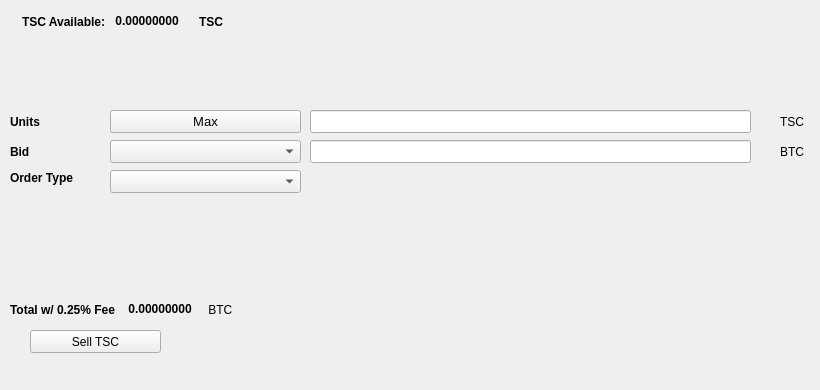
   <widget class="QWidget" name="SellTab">
    <attribute name="title">
     <string>Sell</string>
    </attribute>
    <widget class="QLabel" name="label_16">
     <property name="geometry">
      <rect>
       <x>780</x>
       <y>140</y>
       <width>31</width>
       <height>23</height>
      </rect>
     </property>
     <property name="text">
      <string>BTC</string>
     </property>
    </widget>
    <widget class="QComboBox" name="SellBidcomboBox">
     <property name="geometry">
      <rect>
       <x>110</x>
       <y>140</y>
       <width>191</width>
       <height>23</height>
      </rect>
     </property>
     <property name="font">
      <font>
       <pointsize>10</pointsize>
      </font>
     </property>
    </widget>
    <widget class="QLabel" name="label_18">
     <property name="geometry">
      <rect>
       <x>10</x>
       <y>110</y>
       <width>46</width>
       <height>23</height>
      </rect>
     </property>
     <property name="font">
      <font>
       <weight>75</weight>
       <bold>true</bold>
      </font>
     </property>
     <property name="text">
      <string>Units</string>
     </property>
    </widget>
    <widget class="QPushButton" name="Sell_Max_Amount">
     <property name="geometry">
      <rect>
       <x>110</x>
       <y>110</y>
       <width>191</width>
       <height>23</height>
      </rect>
     </property>
     <property name="font">
      <font>
       <pointsize>10</pointsize>
      </font>
     </property>
     <property name="text">
      <string>Max</string>
     </property>
    </widget>
    <widget class="QLabel" name="label_20">
     <property name="geometry">
      <rect>
       <x>10</x>
       <y>170</y>
       <width>91</width>
       <height>16</height>
      </rect>
     </property>
     <property name="font">
      <font>
       <weight>75</weight>
       <bold>true</bold>
      </font>
     </property>
     <property name="text">
      <string>Order Type</string>
     </property>
    </widget>
    <widget class="QComboBox" name="SellOrdertypeCombo">
     <property name="geometry">
      <rect>
       <x>110</x>
       <y>170</y>
       <width>191</width>
       <height>23</height>
      </rect>
     </property>
     <property name="font">
      <font>
       <pointsize>10</pointsize>
      </font>
     </property>
    </widget>
    <widget class="QLabel" name="label_21">
     <property name="geometry">
      <rect>
       <x>10</x>
       <y>140</y>
       <width>46</width>
       <height>23</height>
      </rect>
     </property>
     <property name="font">
      <font>
       <weight>75</weight>
       <bold>true</bold>
      </font>
     </property>
     <property name="text">
      <string>Bid</string>
     </property>
    </widget>
    <widget class="QLabel" name="label_22">
     <property name="geometry">
      <rect>
       <x>780</x>
       <y>110</y>
       <width>31</width>
       <height>23</height>
      </rect>
     </property>
     <property name="text">
      <string>TSC</string>
     </property>
    </widget>
    <widget class="QLineEdit" name="UnitsInputTSC">
     <property name="geometry">
      <rect>
       <x>310</x>
       <y>110</y>
       <width>441</width>
       <height>23</height>
      </rect>
     </property>
     <property name="font">
      <font>
       <pointsize>9</pointsize>
       <weight>75</weight>
       <bold>true</bold>
      </font>
     </property>
    </widget>
    <widget class="QLineEdit" name="SellBidPriceEdit">
     <property name="geometry">
      <rect>
       <x>310</x>
       <y>140</y>
       <width>441</width>
       <height>23</height>
      </rect>
     </property>
     <property name="font">
      <font>
       <pointsize>9</pointsize>
       <weight>75</weight>
       <bold>true</bold>
      </font>
     </property>
    </widget>
    <widget class="QPushButton" name="SellTSCBTN">
     <property name="geometry">
      <rect>
       <x>30</x>
       <y>330</y>
       <width>131</width>
       <height>23</height>
      </rect>
     </property>
     <property name="text">
      <string>Sell TSC</string>
     </property>
     <property name="icon">
      <iconset resource="../testcoin">
       <normaloff>:/icons/bitcoin</normaloff>:/icons/bitcoin</iconset>
     </property>
    </widget>
    <widget class="QWidget" name="layoutWidget3">
     <property name="geometry">
      <rect>
       <x>22</x>
       <y>12</y>
       <width>258</width>
       <height>19</height>
      </rect>
     </property>
     <layout class="QHBoxLayout" name="horizontalLayout">
      <item>
       <widget class="QLabel" name="label232_2">
        <property name="font">
         <font>
          <weight>75</weight>
          <bold>true</bold>
         </font>
        </property>
        <property name="text">
         <string>TSC Available:</string>
        </property>
       </widget>
      </item>
      <item>
       <widget class="QLabel" name="TSCAvailableLabel">
        <property name="palette">
         <palette>
          <active>
           <colorrole role="WindowText">
            <brush brushstyle="SolidPattern">
             <color alpha="255">
              <red>0</red>
              <green>0</green>
              <blue>0</blue>
             </color>
            </brush>
           </colorrole>
           <colorrole role="Button">
            <brush brushstyle="SolidPattern">
             <color alpha="255">
              <red>0</red>
              <green>170</green>
              <blue>0</blue>
             </color>
            </brush>
           </colorrole>
           <colorrole role="Light">
            <brush brushstyle="SolidPattern">
             <color alpha="255">
              <red>0</red>
              <green>255</green>
              <blue>0</blue>
             </color>
            </brush>
           </colorrole>
           <colorrole role="Midlight">
            <brush brushstyle="SolidPattern">
             <color alpha="255">
              <red>0</red>
              <green>212</green>
              <blue>0</blue>
             </color>
            </brush>
           </colorrole>
           <colorrole role="Dark">
            <brush brushstyle="SolidPattern">
             <color alpha="255">
              <red>0</red>
              <green>85</green>
              <blue>0</blue>
             </color>
            </brush>
           </colorrole>
           <colorrole role="Mid">
            <brush brushstyle="SolidPattern">
             <color alpha="255">
              <red>0</red>
              <green>113</green>
              <blue>0</blue>
             </color>
            </brush>
           </colorrole>
           <colorrole role="Text">
            <brush brushstyle="SolidPattern">
             <color alpha="255">
              <red>0</red>
              <green>170</green>
              <blue>0</blue>
             </color>
            </brush>
           </colorrole>
           <colorrole role="BrightText">
            <brush brushstyle="SolidPattern">
             <color alpha="255">
              <red>255</red>
              <green>255</green>
              <blue>255</blue>
             </color>
            </brush>
           </colorrole>
           <colorrole role="ButtonText">
            <brush brushstyle="SolidPattern">
             <color alpha="255">
              <red>0</red>
              <green>0</green>
              <blue>0</blue>
             </color>
            </brush>
           </colorrole>
           <colorrole role="Base">
            <brush brushstyle="SolidPattern">
             <color alpha="255">
              <red>255</red>
              <green>255</green>
              <blue>255</blue>
             </color>
            </brush>
           </colorrole>
           <colorrole role="Window">
            <brush brushstyle="SolidPattern">
             <color alpha="255">
              <red>0</red>
              <green>170</green>
              <blue>0</blue>
             </color>
            </brush>
           </colorrole>
           <colorrole role="Shadow">
            <brush brushstyle="SolidPattern">
             <color alpha="255">
              <red>0</red>
              <green>0</green>
              <blue>0</blue>
             </color>
            </brush>
           </colorrole>
           <colorrole role="AlternateBase">
            <brush brushstyle="SolidPattern">
             <color alpha="255">
              <red>127</red>
              <green>212</green>
              <blue>127</blue>
             </color>
            </brush>
           </colorrole>
           <colorrole role="ToolTipBase">
            <brush brushstyle="SolidPattern">
             <color alpha="255">
              <red>255</red>
              <green>255</green>
              <blue>220</blue>
             </color>
            </brush>
           </colorrole>
           <colorrole role="ToolTipText">
            <brush brushstyle="SolidPattern">
             <color alpha="255">
              <red>0</red>
              <green>0</green>
              <blue>0</blue>
             </color>
            </brush>
           </colorrole>
          </active>
          <inactive>
           <colorrole role="WindowText">
            <brush brushstyle="SolidPattern">
             <color alpha="255">
              <red>0</red>
              <green>0</green>
              <blue>0</blue>
             </color>
            </brush>
           </colorrole>
           <colorrole role="Button">
            <brush brushstyle="SolidPattern">
             <color alpha="255">
              <red>0</red>
              <green>170</green>
              <blue>0</blue>
             </color>
            </brush>
           </colorrole>
           <colorrole role="Light">
            <brush brushstyle="SolidPattern">
             <color alpha="255">
              <red>0</red>
              <green>255</green>
              <blue>0</blue>
             </color>
            </brush>
           </colorrole>
           <colorrole role="Midlight">
            <brush brushstyle="SolidPattern">
             <color alpha="255">
              <red>0</red>
              <green>212</green>
              <blue>0</blue>
             </color>
            </brush>
           </colorrole>
           <colorrole role="Dark">
            <brush brushstyle="SolidPattern">
             <color alpha="255">
              <red>0</red>
              <green>85</green>
              <blue>0</blue>
             </color>
            </brush>
           </colorrole>
           <colorrole role="Mid">
            <brush brushstyle="SolidPattern">
             <color alpha="255">
              <red>0</red>
              <green>113</green>
              <blue>0</blue>
             </color>
            </brush>
           </colorrole>
           <colorrole role="Text">
            <brush brushstyle="SolidPattern">
             <color alpha="255">
              <red>0</red>
              <green>170</green>
              <blue>0</blue>
             </color>
            </brush>
           </colorrole>
           <colorrole role="BrightText">
            <brush brushstyle="SolidPattern">
             <color alpha="255">
              <red>255</red>
              <green>255</green>
              <blue>255</blue>
             </color>
            </brush>
           </colorrole>
           <colorrole role="ButtonText">
            <brush brushstyle="SolidPattern">
             <color alpha="255">
              <red>0</red>
              <green>0</green>
              <blue>0</blue>
             </color>
            </brush>
           </colorrole>
           <colorrole role="Base">
            <brush brushstyle="SolidPattern">
             <color alpha="255">
              <red>255</red>
              <green>255</green>
              <blue>255</blue>
             </color>
            </brush>
           </colorrole>
           <colorrole role="Window">
            <brush brushstyle="SolidPattern">
             <color alpha="255">
              <red>0</red>
              <green>170</green>
              <blue>0</blue>
             </color>
            </brush>
           </colorrole>
           <colorrole role="Shadow">
            <brush brushstyle="SolidPattern">
             <color alpha="255">
              <red>0</red>
              <green>0</green>
              <blue>0</blue>
             </color>
            </brush>
           </colorrole>
           <colorrole role="AlternateBase">
            <brush brushstyle="SolidPattern">
             <color alpha="255">
              <red>127</red>
              <green>212</green>
              <blue>127</blue>
             </color>
            </brush>
           </colorrole>
           <colorrole role="ToolTipBase">
            <brush brushstyle="SolidPattern">
             <color alpha="255">
              <red>255</red>
              <green>255</green>
              <blue>220</blue>
             </color>
            </brush>
           </colorrole>
           <colorrole role="ToolTipText">
            <brush brushstyle="SolidPattern">
             <color alpha="255">
              <red>0</red>
              <green>0</green>
              <blue>0</blue>
             </color>
            </brush>
           </colorrole>
          </inactive>
          <disabled>
           <colorrole role="WindowText">
            <brush brushstyle="SolidPattern">
             <color alpha="255">
              <red>0</red>
              <green>85</green>
              <blue>0</blue>
             </color>
            </brush>
           </colorrole>
           <colorrole role="Button">
            <brush brushstyle="SolidPattern">
             <color alpha="255">
              <red>0</red>
              <green>170</green>
              <blue>0</blue>
             </color>
            </brush>
           </colorrole>
           <colorrole role="Light">
            <brush brushstyle="SolidPattern">
             <color alpha="255">
              <red>0</red>
              <green>255</green>
              <blue>0</blue>
             </color>
            </brush>
           </colorrole>
           <colorrole role="Midlight">
            <brush brushstyle="SolidPattern">
             <color alpha="255">
              <red>0</red>
              <green>212</green>
              <blue>0</blue>
             </color>
            </brush>
           </colorrole>
           <colorrole role="Dark">
            <brush brushstyle="SolidPattern">
             <color alpha="255">
              <red>0</red>
              <green>85</green>
              <blue>0</blue>
             </color>
            </brush>
           </colorrole>
           <colorrole role="Mid">
            <brush brushstyle="SolidPattern">
             <color alpha="255">
              <red>0</red>
              <green>113</green>
              <blue>0</blue>
             </color>
            </brush>
           </colorrole>
           <colorrole role="Text">
            <brush brushstyle="SolidPattern">
             <color alpha="255">
              <red>0</red>
              <green>85</green>
              <blue>0</blue>
             </color>
            </brush>
           </colorrole>
           <colorrole role="BrightText">
            <brush brushstyle="SolidPattern">
             <color alpha="255">
              <red>255</red>
              <green>255</green>
              <blue>255</blue>
             </color>
            </brush>
           </colorrole>
           <colorrole role="ButtonText">
            <brush brushstyle="SolidPattern">
             <color alpha="255">
              <red>0</red>
              <green>85</green>
              <blue>0</blue>
             </color>
            </brush>
           </colorrole>
           <colorrole role="Base">
            <brush brushstyle="SolidPattern">
             <color alpha="255">
              <red>0</red>
              <green>170</green>
              <blue>0</blue>
             </color>
            </brush>
           </colorrole>
           <colorrole role="Window">
            <brush brushstyle="SolidPattern">
             <color alpha="255">
              <red>0</red>
              <green>170</green>
              <blue>0</blue>
             </color>
            </brush>
           </colorrole>
           <colorrole role="Shadow">
            <brush brushstyle="SolidPattern">
             <color alpha="255">
              <red>0</red>
              <green>0</green>
              <blue>0</blue>
             </color>
            </brush>
           </colorrole>
           <colorrole role="AlternateBase">
            <brush brushstyle="SolidPattern">
             <color alpha="255">
              <red>0</red>
              <green>170</green>
              <blue>0</blue>
             </color>
            </brush>
           </colorrole>
           <colorrole role="ToolTipBase">
            <brush brushstyle="SolidPattern">
             <color alpha="255">
              <red>255</red>
              <green>255</green>
              <blue>220</blue>
             </color>
            </brush>
           </colorrole>
           <colorrole role="ToolTipText">
            <brush brushstyle="SolidPattern">
             <color alpha="255">
              <red>0</red>
              <green>0</green>
              <blue>0</blue>
             </color>
            </brush>
           </colorrole>
          </disabled>
         </palette>
        </property>
        <property name="font">
         <font>
          <weight>75</weight>
          <bold>true</bold>
         </font>
        </property>
        <property name="text">
         <string> 0.00000000 </string>
        </property>
        <property name="textInteractionFlags">
         <set>Qt::LinksAccessibleByMouse|Qt::TextSelectableByKeyboard|Qt::TextSelectableByMouse</set>
        </property>
       </widget>
      </item>
      <item>
       <widget class="QLabel" name="labelTSC">
        <property name="font">
         <font>
          <weight>75</weight>
          <bold>true</bold>
         </font>
        </property>
        <property name="text">
         <string>TSC</string>
        </property>
       </widget>
      </item>
     </layout>
    </widget>
    <widget class="QWidget" name="layoutWidget">
     <property name="geometry">
      <rect>
       <x>10</x>
       <y>300</y>
       <width>268</width>
       <height>19</height>
      </rect>
     </property>
     <layout class="QHBoxLayout" name="horizontalLayout_2">
      <item>
       <widget class="QLabel" name="label_19">
        <property name="font">
         <font>
          <weight>75</weight>
          <bold>true</bold>
         </font>
        </property>
        <property name="text">
         <string>Total w/ 0.25% Fee </string>
        </property>
       </widget>
      </item>
      <item>
       <widget class="QLabel" name="SellCostLabel">
        <property name="palette">
         <palette>
          <active>
           <colorrole role="WindowText">
            <brush brushstyle="SolidPattern">
             <color alpha="255">
              <red>0</red>
              <green>0</green>
              <blue>0</blue>
             </color>
            </brush>
           </colorrole>
           <colorrole role="Button">
            <brush brushstyle="SolidPattern">
             <color alpha="255">
              <red>0</red>
              <green>170</green>
              <blue>0</blue>
             </color>
            </brush>
           </colorrole>
           <colorrole role="Light">
            <brush brushstyle="SolidPattern">
             <color alpha="255">
              <red>0</red>
              <green>255</green>
              <blue>0</blue>
             </color>
            </brush>
           </colorrole>
           <colorrole role="Midlight">
            <brush brushstyle="SolidPattern">
             <color alpha="255">
              <red>0</red>
              <green>212</green>
              <blue>0</blue>
             </color>
            </brush>
           </colorrole>
           <colorrole role="Dark">
            <brush brushstyle="SolidPattern">
             <color alpha="255">
              <red>0</red>
              <green>85</green>
              <blue>0</blue>
             </color>
            </brush>
           </colorrole>
           <colorrole role="Mid">
            <brush brushstyle="SolidPattern">
             <color alpha="255">
              <red>0</red>
              <green>113</green>
              <blue>0</blue>
             </color>
            </brush>
           </colorrole>
           <colorrole role="Text">
            <brush brushstyle="SolidPattern">
             <color alpha="255">
              <red>0</red>
              <green>170</green>
              <blue>0</blue>
             </color>
            </brush>
           </colorrole>
           <colorrole role="BrightText">
            <brush brushstyle="SolidPattern">
             <color alpha="255">
              <red>255</red>
              <green>255</green>
              <blue>255</blue>
             </color>
            </brush>
           </colorrole>
           <colorrole role="ButtonText">
            <brush brushstyle="SolidPattern">
             <color alpha="255">
              <red>0</red>
              <green>0</green>
              <blue>0</blue>
             </color>
            </brush>
           </colorrole>
           <colorrole role="Base">
            <brush brushstyle="SolidPattern">
             <color alpha="255">
              <red>255</red>
              <green>255</green>
              <blue>255</blue>
             </color>
            </brush>
           </colorrole>
           <colorrole role="Window">
            <brush brushstyle="SolidPattern">
             <color alpha="255">
              <red>0</red>
              <green>170</green>
              <blue>0</blue>
             </color>
            </brush>
           </colorrole>
           <colorrole role="Shadow">
            <brush brushstyle="SolidPattern">
             <color alpha="255">
              <red>0</red>
              <green>0</green>
              <blue>0</blue>
             </color>
            </brush>
           </colorrole>
           <colorrole role="AlternateBase">
            <brush brushstyle="SolidPattern">
             <color alpha="255">
              <red>127</red>
              <green>212</green>
              <blue>127</blue>
             </color>
            </brush>
           </colorrole>
           <colorrole role="ToolTipBase">
            <brush brushstyle="SolidPattern">
             <color alpha="255">
              <red>255</red>
              <green>255</green>
              <blue>220</blue>
             </color>
            </brush>
           </colorrole>
           <colorrole role="ToolTipText">
            <brush brushstyle="SolidPattern">
             <color alpha="255">
              <red>0</red>
              <green>0</green>
              <blue>0</blue>
             </color>
            </brush>
           </colorrole>
          </active>
          <inactive>
           <colorrole role="WindowText">
            <brush brushstyle="SolidPattern">
             <color alpha="255">
              <red>0</red>
              <green>0</green>
              <blue>0</blue>
             </color>
            </brush>
           </colorrole>
           <colorrole role="Button">
            <brush brushstyle="SolidPattern">
             <color alpha="255">
              <red>0</red>
              <green>170</green>
              <blue>0</blue>
             </color>
            </brush>
           </colorrole>
           <colorrole role="Light">
            <brush brushstyle="SolidPattern">
             <color alpha="255">
              <red>0</red>
              <green>255</green>
              <blue>0</blue>
             </color>
            </brush>
           </colorrole>
           <colorrole role="Midlight">
            <brush brushstyle="SolidPattern">
             <color alpha="255">
              <red>0</red>
              <green>212</green>
              <blue>0</blue>
             </color>
            </brush>
           </colorrole>
           <colorrole role="Dark">
            <brush brushstyle="SolidPattern">
             <color alpha="255">
              <red>0</red>
              <green>85</green>
              <blue>0</blue>
             </color>
            </brush>
           </colorrole>
           <colorrole role="Mid">
            <brush brushstyle="SolidPattern">
             <color alpha="255">
              <red>0</red>
              <green>113</green>
              <blue>0</blue>
             </color>
            </brush>
           </colorrole>
           <colorrole role="Text">
            <brush brushstyle="SolidPattern">
             <color alpha="255">
              <red>0</red>
              <green>170</green>
              <blue>0</blue>
             </color>
            </brush>
           </colorrole>
           <colorrole role="BrightText">
            <brush brushstyle="SolidPattern">
             <color alpha="255">
              <red>255</red>
              <green>255</green>
              <blue>255</blue>
             </color>
            </brush>
           </colorrole>
           <colorrole role="ButtonText">
            <brush brushstyle="SolidPattern">
             <color alpha="255">
              <red>0</red>
              <green>0</green>
              <blue>0</blue>
             </color>
            </brush>
           </colorrole>
           <colorrole role="Base">
            <brush brushstyle="SolidPattern">
             <color alpha="255">
              <red>255</red>
              <green>255</green>
              <blue>255</blue>
             </color>
            </brush>
           </colorrole>
           <colorrole role="Window">
            <brush brushstyle="SolidPattern">
             <color alpha="255">
              <red>0</red>
              <green>170</green>
              <blue>0</blue>
             </color>
            </brush>
           </colorrole>
           <colorrole role="Shadow">
            <brush brushstyle="SolidPattern">
             <color alpha="255">
              <red>0</red>
              <green>0</green>
              <blue>0</blue>
             </color>
            </brush>
           </colorrole>
           <colorrole role="AlternateBase">
            <brush brushstyle="SolidPattern">
             <color alpha="255">
              <red>127</red>
              <green>212</green>
              <blue>127</blue>
             </color>
            </brush>
           </colorrole>
           <colorrole role="ToolTipBase">
            <brush brushstyle="SolidPattern">
             <color alpha="255">
              <red>255</red>
              <green>255</green>
              <blue>220</blue>
             </color>
            </brush>
           </colorrole>
           <colorrole role="ToolTipText">
            <brush brushstyle="SolidPattern">
             <color alpha="255">
              <red>0</red>
              <green>0</green>
              <blue>0</blue>
             </color>
            </brush>
           </colorrole>
          </inactive>
          <disabled>
           <colorrole role="WindowText">
            <brush brushstyle="SolidPattern">
             <color alpha="255">
              <red>0</red>
              <green>85</green>
              <blue>0</blue>
             </color>
            </brush>
           </colorrole>
           <colorrole role="Button">
            <brush brushstyle="SolidPattern">
             <color alpha="255">
              <red>0</red>
              <green>170</green>
              <blue>0</blue>
             </color>
            </brush>
           </colorrole>
           <colorrole role="Light">
            <brush brushstyle="SolidPattern">
             <color alpha="255">
              <red>0</red>
              <green>255</green>
              <blue>0</blue>
             </color>
            </brush>
           </colorrole>
           <colorrole role="Midlight">
            <brush brushstyle="SolidPattern">
             <color alpha="255">
              <red>0</red>
              <green>212</green>
              <blue>0</blue>
             </color>
            </brush>
           </colorrole>
           <colorrole role="Dark">
            <brush brushstyle="SolidPattern">
             <color alpha="255">
              <red>0</red>
              <green>85</green>
              <blue>0</blue>
             </color>
            </brush>
           </colorrole>
           <colorrole role="Mid">
            <brush brushstyle="SolidPattern">
             <color alpha="255">
              <red>0</red>
              <green>113</green>
              <blue>0</blue>
             </color>
            </brush>
           </colorrole>
           <colorrole role="Text">
            <brush brushstyle="SolidPattern">
             <color alpha="255">
              <red>0</red>
              <green>85</green>
              <blue>0</blue>
             </color>
            </brush>
           </colorrole>
           <colorrole role="BrightText">
            <brush brushstyle="SolidPattern">
             <color alpha="255">
              <red>255</red>
              <green>255</green>
              <blue>255</blue>
             </color>
            </brush>
           </colorrole>
           <colorrole role="ButtonText">
            <brush brushstyle="SolidPattern">
             <color alpha="255">
              <red>0</red>
              <green>85</green>
              <blue>0</blue>
             </color>
            </brush>
           </colorrole>
           <colorrole role="Base">
            <brush brushstyle="SolidPattern">
             <color alpha="255">
              <red>0</red>
              <green>170</green>
              <blue>0</blue>
             </color>
            </brush>
           </colorrole>
           <colorrole role="Window">
            <brush brushstyle="SolidPattern">
             <color alpha="255">
              <red>0</red>
              <green>170</green>
              <blue>0</blue>
             </color>
            </brush>
           </colorrole>
           <colorrole role="Shadow">
            <brush brushstyle="SolidPattern">
             <color alpha="255">
              <red>0</red>
              <green>0</green>
              <blue>0</blue>
             </color>
            </brush>
           </colorrole>
           <colorrole role="AlternateBase">
            <brush brushstyle="SolidPattern">
             <color alpha="255">
              <red>0</red>
              <green>170</green>
              <blue>0</blue>
             </color>
            </brush>
           </colorrole>
           <colorrole role="ToolTipBase">
            <brush brushstyle="SolidPattern">
             <color alpha="255">
              <red>255</red>
              <green>255</green>
              <blue>220</blue>
             </color>
            </brush>
           </colorrole>
           <colorrole role="ToolTipText">
            <brush brushstyle="SolidPattern">
             <color alpha="255">
              <red>0</red>
              <green>0</green>
              <blue>0</blue>
             </color>
            </brush>
           </colorrole>
          </disabled>
         </palette>
        </property>
        <property name="font">
         <font>
          <weight>75</weight>
          <bold>true</bold>
         </font>
        </property>
        <property name="autoFillBackground">
         <bool>false</bool>
        </property>
        <property name="text">
         <string> 0.00000000</string>
        </property>
        <property name="textInteractionFlags">
         <set>Qt::LinksAccessibleByMouse|Qt::TextSelectableByMouse</set>
        </property>
       </widget>
      </item>
      <item>
       <widget class="QLabel" name="label_17">
        <property name="font">
         <font>
          <weight>50</weight>
          <bold>false</bold>
         </font>
        </property>
        <property name="text">
         <string> BTC</string>
        </property>
       </widget>
      </item>
     </layout>
    </widget>
    <widget class="QLabel" name="label_23">
     <property name="geometry">
      <rect>
       <x>460</x>
       <y>300</y>
       <width>281</width>
       <height>81</height>
      </rect>
     </property>
     <property name="text">
      <string/>
     </property>
     <property name="pixmap">
      <pixmap>:/images/bittrex</pixmap>
     </property>
    </widget>
   </widget>
